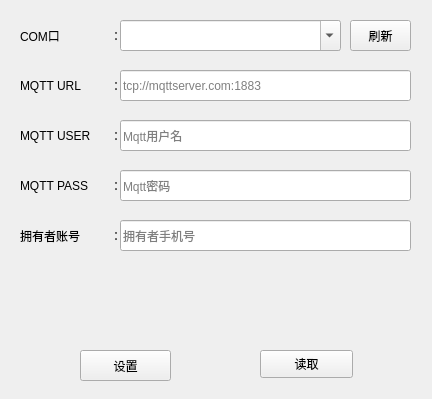
<?xml version="1.0" encoding="UTF-8"?>
<ui version="4.0">
 <class>IspIotProgram</class>
 <widget class="QWidget" name="IspIotProgram">
  <property name="geometry">
   <rect>
    <x>0</x>
    <y>0</y>
    <width>432</width>
    <height>399</height>
   </rect>
  </property>
  <property name="windowTitle">
   <string>沃航设备配置工具</string>
  </property>
  <property name="windowIcon">
   <iconset resource="../resources/resources.qrc">
    <normaloff>:/favicon.png</normaloff>:/favicon.png</iconset>
  </property>
  <widget class="QLabel" name="comlabel">
   <property name="geometry">
    <rect>
     <x>20</x>
     <y>20</y>
     <width>51</width>
     <height>31</height>
    </rect>
   </property>
   <property name="text">
    <string>COM口</string>
   </property>
  </widget>
  <widget class="QPushButton" name="refresh">
   <property name="geometry">
    <rect>
     <x>350</x>
     <y>20</y>
     <width>61</width>
     <height>31</height>
    </rect>
   </property>
   <property name="text">
    <string>刷新</string>
   </property>
  </widget>
  <widget class="QComboBox" name="com">
   <property name="geometry">
    <rect>
     <x>120</x>
     <y>20</y>
     <width>221</width>
     <height>31</height>
    </rect>
   </property>
   <property name="editable">
    <bool>true</bool>
   </property>
  </widget>
  <widget class="QLabel" name="mqtturllabel">
   <property name="geometry">
    <rect>
     <x>20</x>
     <y>70</y>
     <width>91</width>
     <height>31</height>
    </rect>
   </property>
   <property name="text">
    <string>MQTT URL</string>
   </property>
  </widget>
  <widget class="QLabel" name="mqttpasslabel">
   <property name="geometry">
    <rect>
     <x>20</x>
     <y>170</y>
     <width>91</width>
     <height>31</height>
    </rect>
   </property>
   <property name="text">
    <string>MQTT PASS</string>
   </property>
  </widget>
  <widget class="QLineEdit" name="mqttuser">
   <property name="geometry">
    <rect>
     <x>120</x>
     <y>120</y>
     <width>291</width>
     <height>31</height>
    </rect>
   </property>
   <property name="placeholderText">
    <string>Mqtt用户名</string>
   </property>
  </widget>
  <widget class="QLineEdit" name="mqttpass">
   <property name="geometry">
    <rect>
     <x>120</x>
     <y>170</y>
     <width>291</width>
     <height>31</height>
    </rect>
   </property>
   <property name="placeholderText">
    <string>Mqtt密码</string>
   </property>
  </widget>
  <widget class="QLineEdit" name="mqtturl">
   <property name="geometry">
    <rect>
     <x>120</x>
     <y>70</y>
     <width>291</width>
     <height>31</height>
    </rect>
   </property>
   <property name="inputMask">
    <string/>
   </property>
   <property name="text">
    <string/>
   </property>
   <property name="placeholderText">
    <string>tcp://mqttserver.com:1883</string>
   </property>
  </widget>
  <widget class="QLabel" name="mqttuserlabel">
   <property name="geometry">
    <rect>
     <x>20</x>
     <y>120</y>
     <width>91</width>
     <height>31</height>
    </rect>
   </property>
   <property name="text">
    <string>MQTT USER</string>
   </property>
  </widget>
  <widget class="QLabel" name="tips">
   <property name="geometry">
    <rect>
     <x>40</x>
     <y>270</y>
     <width>341</width>
     <height>61</height>
    </rect>
   </property>
   <property name="text">
    <string/>
   </property>
   <property name="textInteractionFlags">
    <set>Qt::TextSelectableByKeyboard|Qt::TextSelectableByMouse</set>
   </property>
  </widget>
  <widget class="QLabel" name="userlabel">
   <property name="geometry">
    <rect>
     <x>20</x>
     <y>220</y>
     <width>91</width>
     <height>31</height>
    </rect>
   </property>
   <property name="text">
    <string>拥有者账号</string>
   </property>
  </widget>
  <widget class="QLineEdit" name="user">
   <property name="geometry">
    <rect>
     <x>120</x>
     <y>220</y>
     <width>291</width>
     <height>31</height>
    </rect>
   </property>
   <property name="placeholderText">
    <string>拥有者手机号</string>
   </property>
  </widget>
  <widget class="QPushButton" name="getmode">
   <property name="geometry">
    <rect>
     <x>260</x>
     <y>350</y>
     <width>93</width>
     <height>28</height>
    </rect>
   </property>
   <property name="text">
    <string>读取</string>
   </property>
  </widget>
  <widget class="QPushButton" name="setmode">
   <property name="geometry">
    <rect>
     <x>80</x>
     <y>350</y>
     <width>91</width>
     <height>31</height>
    </rect>
   </property>
   <property name="text">
    <string>设置</string>
   </property>
  </widget>
  <widget class="QLabel" name="label_1">
   <property name="geometry">
    <rect>
     <x>110</x>
     <y>20</y>
     <width>16</width>
     <height>31</height>
    </rect>
   </property>
   <property name="text">
    <string>：</string>
   </property>
  </widget>
  <widget class="QLabel" name="label_2">
   <property name="geometry">
    <rect>
     <x>110</x>
     <y>70</y>
     <width>16</width>
     <height>31</height>
    </rect>
   </property>
   <property name="text">
    <string>：</string>
   </property>
  </widget>
  <widget class="QLabel" name="label_3">
   <property name="geometry">
    <rect>
     <x>110</x>
     <y>120</y>
     <width>16</width>
     <height>31</height>
    </rect>
   </property>
   <property name="text">
    <string>：</string>
   </property>
  </widget>
  <widget class="QLabel" name="label_4">
   <property name="geometry">
    <rect>
     <x>110</x>
     <y>170</y>
     <width>16</width>
     <height>31</height>
    </rect>
   </property>
   <property name="text">
    <string>：</string>
   </property>
  </widget>
  <widget class="QLabel" name="label_8">
   <property name="geometry">
    <rect>
     <x>110</x>
     <y>220</y>
     <width>16</width>
     <height>31</height>
    </rect>
   </property>
   <property name="text">
    <string>：</string>
   </property>
  </widget>
 </widget>
 <layoutdefault spacing="6" margin="11"/>
 <resources>
  <include location="../resources/resources.qrc"/>
 </resources>
 <connections/>
</ui>
